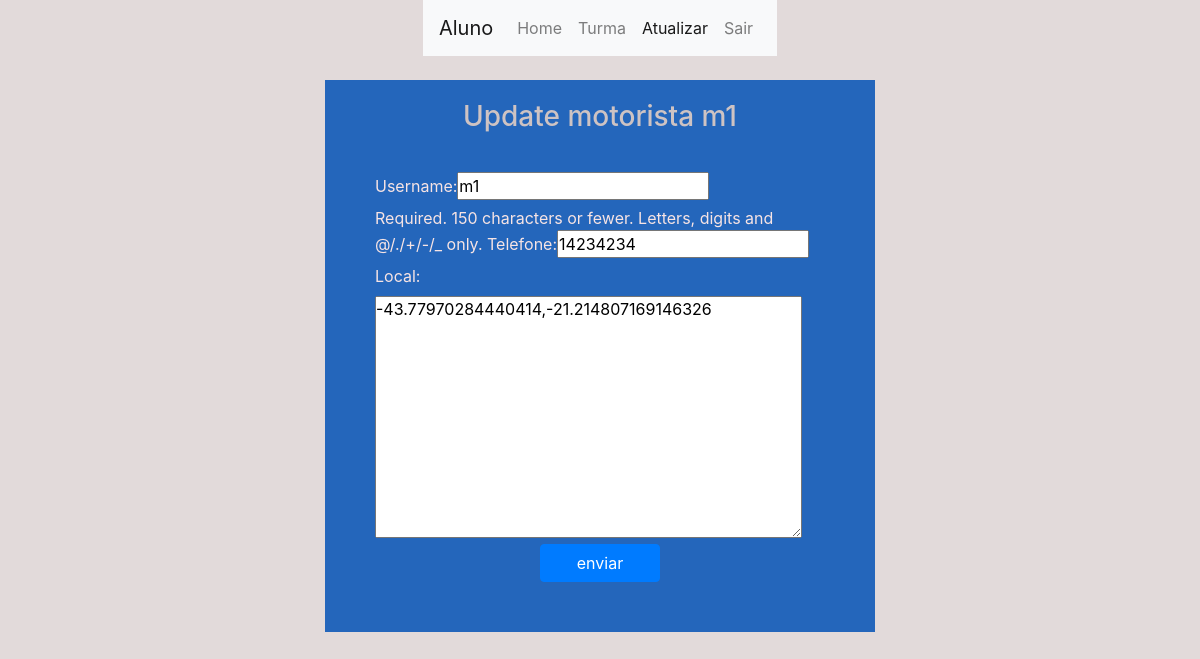
Screenshot of /core/motorista/update/2 (signed in) with the database file from the repository.
### users/models.py (models this page shows)
class custom_user(AbstractUser):
    permissao = models.IntegerField(default=2)
    telefone = models.CharField(max_length=50,  default='1')
    local = LocationField(default=(1.2, 1.2), null=False, map_attrs={
        "style": "mapbox://styles/mapbox/outdoors-v11",
        "zoom": 13,
        "center": [17.031645, 51.106715],
        "cursor_style": 'pointer',
        "marker_color": "red",
        "rotate": False,
        "geocoder": True,
        "fullscreen_button": True,
        "navigation_buttons": True,
        "track_location_button": True,
        "readonly": True,
        "placeholder": "Pick a location on map below",
    })
    data_nascimento = models.DateField(
        auto_now=False, auto_now_add=False, null=False, blank=False, default=timezone.now)
    email = models.EmailField(unique=True)

### core/views.py (the view, shortened to what this page needs)
# urls.py: path('motorista/update/<int:id>', core_motorista_atualizar,
@login_required
def core_motorista_atualizar(request, id):
    usuario = custom_user.objects.get(id=id)
    form = UsuarioUpdate(instance=usuario)
    c = {
        'form': form,
        'usuario': usuario,
    }
    return render(request, 'core/turma/motorista_update.html', c)

### core/forms.py
class UsuarioUpdate(ModelForm):
    class Meta:
        model = custom_user
        fields = ['username', 'telefone', 'local']

### core/templates/core/turma/motorista_update.html (shortened to what this page needs)
{% extends 'base.html' %}
{% block extra_head %}
    {% load static %}
    <link rel="stylesheet" href="{% static 'users/css/form.css' %}">
{% endblock extra_head %}
{% block conteudo %}
    {% load bootstrap %}
    {% load mapbox_location_field_tags %}
    <div class="row">
        <div class="col justify-content-center d-flex">
            {% include 'menu.html' with ativo='update' %}
        </div>
    </div>
    <div class="row mt-4 mb-5">
        <div class="col-sm-12 justify-content-center d-flex">
            <div class="formulario tamanhoP">
                <form action="" method="post">
                    <div class="titulo">
                        <h3>Update motorista {{usuario.username}}</h3>
                    </div>
                    <div class="conteudo">
                        {{form | bootstrap}}
                        <input type="submit" value="enviar" class="btn btn-primary">
                    </div>
                </form>
            </div>
        </div>
    </div>
{% endblock conteudo %}

### static/css/base.css (style rules this page uses)
* { margin: 0px; padding: 0px; }
body { background-color: rgb(226, 218, 218); }

### users/static/users/css/form.css (style rules this page uses)
.formulario { background-color: rgb(36, 102, 187); }
.tamanhoP { width:550px; }
.formulario .titulo { margin-top: 20px; text-align: center; color: rgb(206, 195, 195); }
.formulario .conteudo { padding-top: 30px; padding-left: 50px; padding-right: 50px; padding-bottom: 50px; color: rgb(247, 228, 228); }
.formulario .conteudo input[type=submit] { display: block; margin-right: auto; margin-left: auto; width: 120px; }

### rows the page displays
custom_user: username "m1", telefone "14234234", local "-43.77970284440414,-21.214807169146326"
